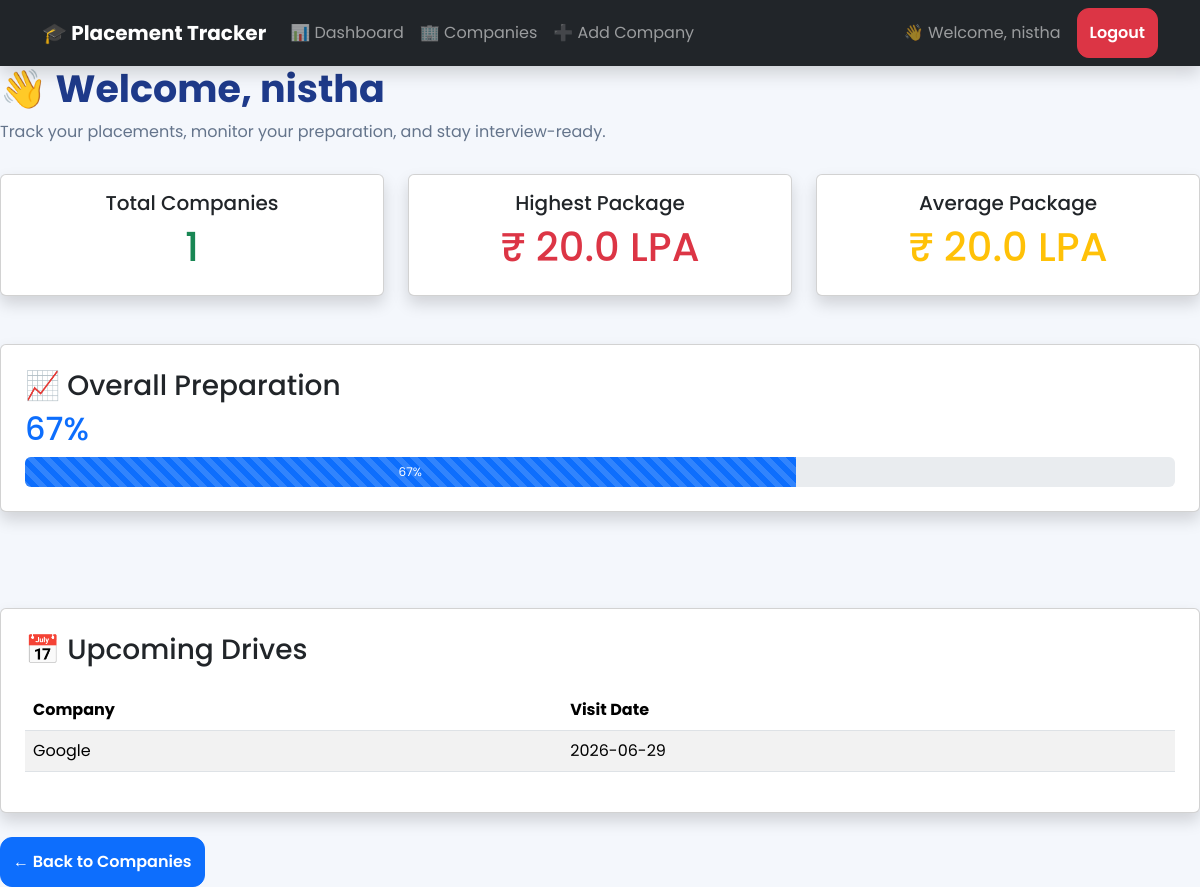
The page /dashboard (signed in) on the database as committed earlier.
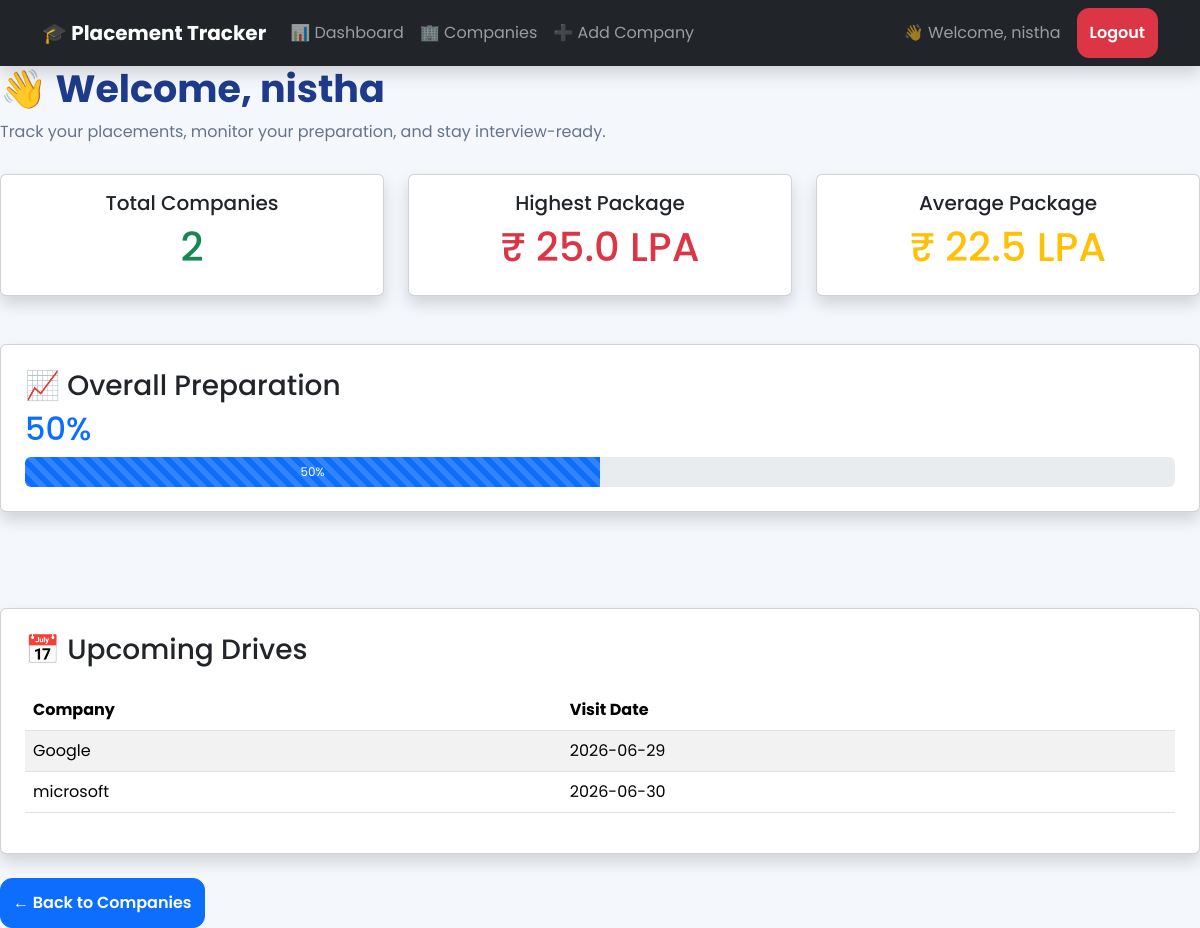
The same page on the database as committed later.
### tables this page shows
CREATE TABLE companies (
    id INTEGER PRIMARY KEY AUTOINCREMENT,
    name TEXT NOT NULL,
    role TEXT,
    package REAL,
    visit_date TEXT,
    eligibility TEXT,
    user_id INTEGER,
    FOREIGN KEY(user_id) REFERENCES users(id)
);

### app.py (the view)
@app.route("/dashboard")
def dashboard():
    if "user_id" not in session:
       return redirect("/login")
    conn = sqlite3.connect("placement.db")
    cursor = conn.cursor()
    user_id = session["user_id"]
    cursor.execute("""
    SELECT COUNT(*)
    FROM companies
    WHERE user_id = ?
    """, (user_id,))
    total_companies = cursor.fetchone()[0]
    cursor.execute("""
    SELECT MAX(package)
    FROM companies
    WHERE user_id = ?
    """, (user_id,))
    highest_package = cursor.fetchone()[0]
    if highest_package is None:
       highest_package = 0
    cursor.execute("""
    SELECT AVG(package)
    FROM companies
    WHERE user_id = ?
    """, (user_id,))
    average_package = cursor.fetchone()[0]
    if average_package is None:
       average_package = 0
    cursor.execute("""
    SELECT
    SUM(prep_status.dsa_done),
    SUM(prep_status.resume_done),
    SUM(prep_status.hr_done)
    FROM prep_status
    JOIN companies
    ON prep_status.company_id = companies.id
    WHERE companies.user_id = ?
    """, (user_id,))
    prep = cursor.fetchone()
    completed_tasks = sum(value or 0 for value in prep)
    total_tasks = total_companies * 3
    if total_tasks == 0:
       overall_progress = 0
    else:
       overall_progress = round((completed_tasks / total_tasks) * 100)
    cursor.execute("""
    SELECT name, visit_date
    FROM companies
    WHERE user_id = ?
    ORDER BY visit_date ASC
    LIMIT 5
    """, (user_id,))
    upcoming_companies = cursor.fetchall()
    print(upcoming_companies)
    conn.close()
    return render_template(
        "dashboard.html",
        total_companies=total_companies,
        highest_package=highest_package,
        average_package=round(average_package, 2),
        overall_progress=overall_progress,
        upcoming_companies=upcoming_companies
    )

### templates/dashboard.html
{% extends "base.html" %}
{% block content %}
   <h1 class="dashboard-title">
    👋 Welcome, {{ session["user_name"] }}
</h1>
<p class="dashboard-subtitle">
    Track your placements, monitor your preparation, and stay interview-ready.
</p>
<div class="row">
    <div class="col-lg-4 col-md-6 mb-4">
        <div class="card text-center shadow">
            <div class="card-body">
                <h5>Total Companies</h5>
                <h1 class="text-success">
                    {{ total_companies }}
                </h1>
            </div>
        </div>
    </div>
    <div class="col-md-4">
        <div class="card text-center shadow">
            <div class="card-body">
                <h5>Highest Package</h5>
                <h1 class="text-danger">
                    ₹ {{ highest_package }} LPA
                </h1>
            </div>
        </div>
    </div>
    <div class="col-md-4">
        <div class="card text-center shadow">
            <div class="card-body">
                <h5>Average Package</h5>
                <h1 class="text-warning">
                    ₹ {{ average_package }} LPA
                </h1>
            </div>
        </div>
    </div>
</div>
<br>
<div class="card shadow p-4">
    <h3>📈 Overall Preparation</h3>
    <h2 class="text-primary">
        {{ overall_progress }}%
    </h2>
    <div class="progress" style="height:30px;">
        <div
            class="progress-bar progress-bar-striped progress-bar-animated"
            role="progressbar"
            style="width: {{ overall_progress }}%;">
            {{ overall_progress }}%
        </div>
    </div>
</div>
<br>
<br>
<br><br>
<div class="card shadow p-4">
    <h3 class="mb-4">
        📅 Upcoming Drives
    </h3>
    <table class="table table-striped">
        <thead>
            <tr>
                <th>Company</th>
                <th>Visit Date</th>
            </tr>
        </thead>
        <tbody>
        {% for company in upcoming_companies %}
        <tr>
            <td>{{ company[0] }}</td>
            <td>{{ company[1] }}</td>
        </tr>
        {% endfor %}
        </tbody>
    </table>
</div>
<br>
<a href="/companies"
class="btn btn-primary">
← Back to Companies
</a>
{% endblock %}

Rows that differ between the two databases and show on the page:
added companies: name "microsoft", visit_date "2026-06-30"
Other text that changed with them:
{{ total_companies }}: "1" → "2"
{{ highest_package }}: "20.0" → "25.0"
{{ average_package }}: "20.0" → "22.5"
{{ overall_progress }}: "67" → "50"
{{ overall_progress }}: 67 → 50 (drawn)
